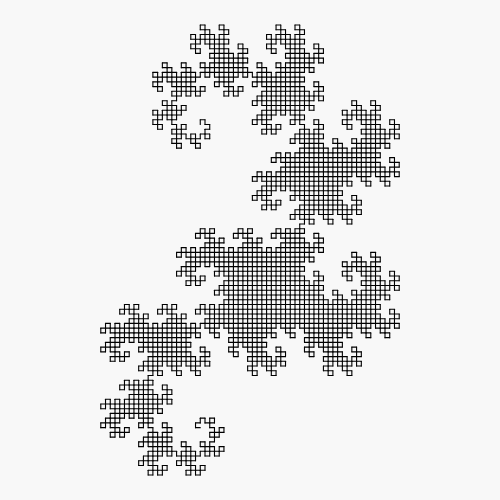
Frame 1 (no input)
Frame 2 (the mouse pressed at the canvas centre, redrawn once): identical to frame 1, image omitted

The p5.js sketch that drew this single still picture (run headless with seeded random() and noise() and a simulated clock; the mouse was pressed at the canvas centre and the sketch redrawn once):

// p5.js sketch
// ── sketch.js
// L-System — 드래곤 곡선. X→X+YF+, Y→-FX-Y. 검은 선, 흰 배경.
const AXIOM = 'FX', RULES = { X: 'X+YF+', Y: '-FX-Y' }, ANGLE = 90, ITER = 12;

function expand() {
  let s = AXIOM;
  for (let i = 0; i < ITER; i++) {
    let out = '';
    for (const ch of s) out += RULES[ch] !== undefined ? RULES[ch] : ch;
    s = out;
  }
  return s;
}

function turtle(s, angleDeg) {
  const a = (angleDeg * Math.PI) / 180;
  let x = 0, y = 0, dir = -Math.PI / 2;
  const stack = [], out = [];
  let minX = 0, maxX = 0, minY = 0, maxY = 0;
  for (const ch of s) {
    if (ch === 'F') {
      const nx = x + Math.cos(dir), ny = y + Math.sin(dir);
      out.push([x, y, nx, ny]);
      x = nx; y = ny;
      minX = Math.min(minX, x); maxX = Math.max(maxX, x);
      minY = Math.min(minY, y); maxY = Math.max(maxY, y);
    } else if (ch === '+') dir += a;
    else if (ch === '-') dir -= a;
    else if (ch === '[') stack.push([x, y, dir]);
    else if (ch === ']') [x, y, dir] = stack.pop();
  }
  return { out, minX, maxX, minY, maxY };
}

let segs, bbox;

function setup() {
  createCanvas(500, 500);
  const t = turtle(expand(), ANGLE);
  segs = t.out;
  bbox = t;
  noLoop();
}

function draw() {
  background(248);
  const w = max(1e-6, bbox.maxX - bbox.minX), h = max(1e-6, bbox.maxY - bbox.minY);
  const sc = min((width - 50) / w, (height - 50) / h);
  push();
  translate(width / 2 - ((bbox.minX + bbox.maxX) / 2) * sc,
            height / 2 - ((bbox.minY + bbox.maxY) / 2) * sc);
  stroke(0);
  strokeWeight(1.1);
  for (const [x1, y1, x2, y2] of segs) line(x1 * sc, y1 * sc, x2 * sc, y2 * sc);
  pop();
}
